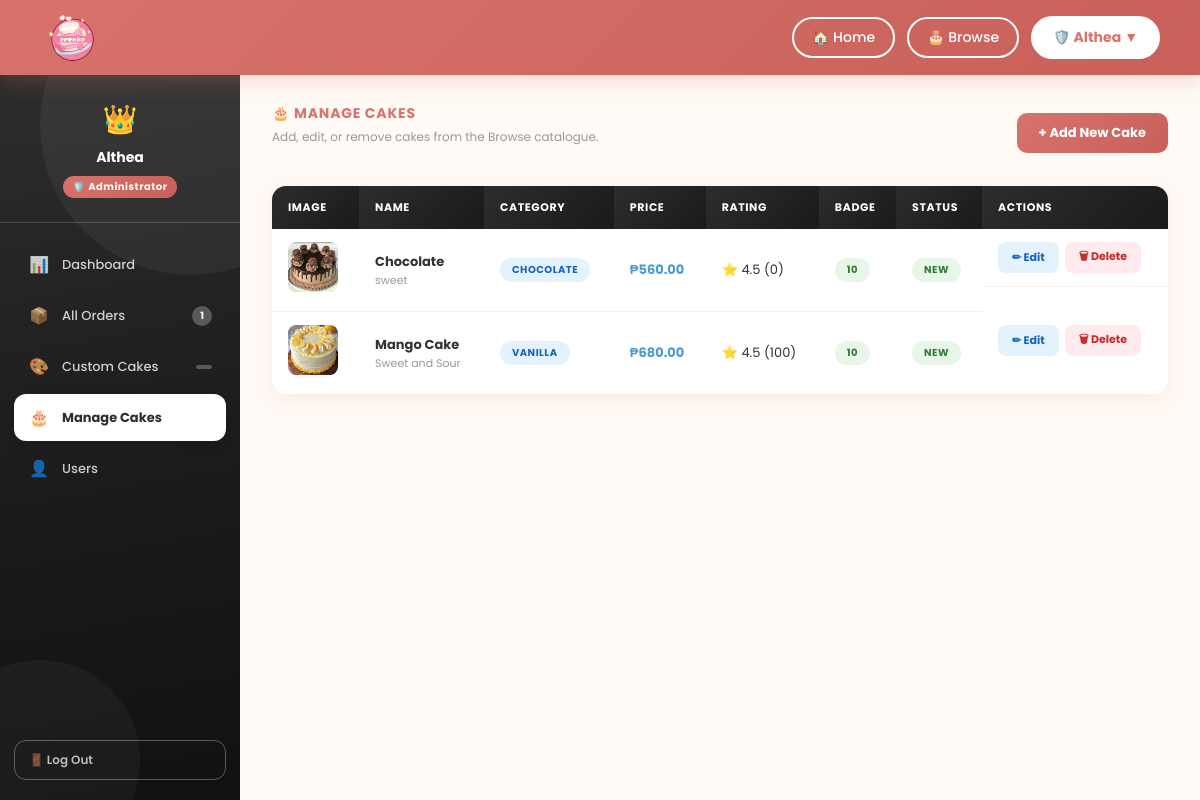
The page /admin-panel/cakes/ (signed in) on the database its author committed.
### creake/models.py (models this page shows, shortened)
class Cake(models.Model):
    CATEGORY_CHOICES = [
        ('chocolate', 'Chocolate'),
        ('vanilla', 'Vanilla'),
        ('strawberry', 'Strawberry'),
        ('redvelvet', 'Red Velvet'),
    ]
    name = models.CharField(max_length=100)
    category = models.CharField(max_length=20, choices=CATEGORY_CHOICES)
    description = models.TextField()
    price = models.DecimalField(max_digits=6, decimal_places=2)
    image = models.ImageField(upload_to='cakes/')
    badge = models.CharField(max_length=50, blank=True, null=True)
    rating = models.DecimalField(max_digits=2, decimal_places=1, default=4.5)
    review_count = models.IntegerField(default=0)
    is_new = models.BooleanField(default=False)
    created_at = models.DateTimeField(auto_now_add=True)
    class Meta:
        ordering = ['-created_at']

### creake/views.py (the view)
# urls.py: path('admin-panel/cakes/', views.admin_cakes, name='admin_cakes'),
@login_required
@user_passes_test(is_admin, login_url='creake:index')
def admin_cakes(request):
    cakes = Cake.objects.all()
    context = {
        'cakes': cakes,
        'pending_orders_count': Order.objects.filter(status='pending').count(),
        'pending_custom_count': Order.objects.filter(is_custom_cake=True, custom_status='pending').count(),
    }
    return render(request, 'creake/admin_cakes.html', context)

### creake/views.py (called while the page is built)
def is_admin(user):
    return user.is_authenticated and user.is_staff

### creake/templates/creake/admin_cakes.html (shortened to what this page needs)
{% extends 'creake/base_admin.html' %}
{% block nav_cakes %}active{% endblock %}
{% block content %}
<div style="display:flex;justify-content:space-between;align-items:center;flex-wrap:wrap;gap:12px;">
  <div>
    <div class="section-title">&#127874; Manage Cakes</div>
    <div class="section-sub">Add, edit, or remove cakes from the Browse catalogue.</div>
  </div>
  <button class="btn-primary" onclick="openAddModal()">+ Add New Cake</button>
</div>
{% if cakes %}
<table class="admin-table">
  <thead>
    <tr>
      <th>Image</th>
      <th>Name</th>
      <th>Category</th>
      <th>Price</th>
      <th>Rating</th>
      <th>Badge</th>
      <th>Status</th>
      <th>Actions</th>
    </tr>
  </thead>
  <tbody>
    {% for cake in cakes %}
    <tr>
      <td>
        {% if cake.image %}
        <img src="{{ cake.image.url }}" alt="{{ cake.name }}" style="width:50px;height:50px;object-fit:cover;border-radius:8px;">
        {% else %}
        <div style="width:50px;height:50px;background:#ffe4f6;border-radius:8px;display:flex;align-items:center;justify-content:center;font-size:20px;">&#127874;</div>
        {% endif %}
      </td>
      <td><strong>{{ cake.name }}</strong><div style="font-size:11px;color:var(--text-muted);">{{ cake.description|truncatechars:40 }}</div></td>
      <td><span class="badge badge-paid">{{ cake.get_category_display }}</span></td>
      <td><strong style="color:var(--blue-dark);">&#8369;{{ cake.price }}</strong></td>
      <td>&#11088; {{ cake.rating }} ({{ cake.review_count }})</td>
      <td>{% if cake.badge %}<span class="badge badge-approved">{{ cake.badge }}</span>{% else %}<span style="color:#ccc;">—</span>{% endif %}</td>
      <td>{% if cake.is_new %}<span class="badge badge-approved">New</span>{% else %}<span class="badge badge-pending">Regular</span>{% endif %}</td>
      <td style="display:flex;gap:6px;">
        <button onclick="openEditModal({{ cake.id }}, '{{ cake.name|escapejs }}', '{{ cake.category }}', '{{ cake.price }}', '{{ cake.description|escapejs }}', '{{ cake.badge|default:''|escapejs }}', {{ cake.rating }}, {{ cake.is_new|yesno:'true,false' }})" class="btn-action btn-edit">&#9999; Edit</button>
        <form method="post" action="{% url 'creake:admin_delete_cake' cake.id %}" onsubmit="return confirm('Delete {{ cake.name|escapejs }}?');">
          <button type="submit" class="btn-action btn-delete">&#128465; Delete</button>
        </form>
      </td>
    </tr>
    {% endfor %}
  </tbody>
</table>
{% else %}
<div class="admin-empty">
  <div class="empty-icon">&#127874;</div>
  <p>No cakes yet. Add your first cake!</p>
</div>
{% endif %}
{% endblock %}

### creake/templates/creake/base_admin.html (shortened to what this page needs)
{% load static %}
<!DOCTYPE html>
<html lang="en">
<head>
<link rel="stylesheet" href="{% static 'creake/css/dashboard.css' %}">
</head>
<body>
<header class="site-header">
  <div class="header-logo">
    <a href="{% url 'creake:index' %}">
      <img src="{% static 'creake/images/creaked.png' %}" alt="CREAKE">
    </a>
  </div>
  <nav class="header-nav">
    <a href="{% url 'creake:index' %}">&#127968; Home</a>
    <a href="{% url 'creake:index' %}#main-content">&#127874; Browse</a>
    <div class="user-dropdown-wrap">
      <button class="user-nav-btn" onclick="toggleDropdown()">
        &#128737;&#65039; {{ request.user.first_name|default:request.user.username }} &#9660;
      </button>
    </div>
  </nav>
</header>
<div class="db-page">
  <aside class="db-side">
    <div class="side-avatar">
      <div class="admin-crown">&#128081;</div>
      <h3>{{ request.user.get_full_name|default:request.user.username }}</h3>
      <div class="side-badge">&#128737;&#65039; Administrator</div>
    </div>
    <nav class="side-nav">
      <a class="nav-item {% block nav_dashboard %}{% endblock %}" href="{% url 'creake:admin_dashboard' %}">
        <span class="nav-icon">&#128202;</span> Dashboard
      </a>
      <a class="nav-item {% block nav_orders %}{% endblock %}" href="{% url 'creake:admin_orders' %}">
        <span class="nav-icon">&#128230;</span> All Orders
        <span class="nav-badge">{{ pending_orders_count|default:"" }}</span>
      </a>
      <a class="nav-item {% block nav_custom_cakes %}{% endblock %}" href="{% url 'creake:admin_custom_cakes' %}">
        <span class="nav-icon">&#127912;</span> Custom Cakes
        <span class="nav-badge">{{ pending_custom_count|default:"" }}</span>
      </a>
      <a class="nav-item {% block nav_cakes %}{% endblock %}" href="{% url 'creake:admin_cakes' %}">
        <span class="nav-icon">&#127874;</span> Manage Cakes
      </a>
      <a class="nav-item {% block nav_users %}{% endblock %}" href="{% url 'creake:admin_users' %}">
        <span class="nav-icon">&#128100;</span> Users
      </a>
    </nav>
    <div class="side-bottom">
      <form method="post" action="{% url 'creake:logout' %}" style="margin:0;">
        <button type="submit" class="side-logout">&#128682; Log Out</button>
      </form>
    </div>
  </aside>
  <main class="db-main">
    <div class="db-body">
      {% block content %}{% endblock %}
    </div>
  </main>
</div>
</body>
</html>

### creake/static/creake/css/dashboard.css (style rules this page uses)
*, *::before, *::after { margin:0; box-sizing:border-box }
html, body { width:100%; min-height:100%; overflow-x:hidden; }
body { font-family:'Poppins',sans-serif; background:#fffaf5; color:#333; }
:root { --coral:#d7736b; --coral-dark:#c9605a; --coral-light:#ffe4f6; --blue:#5fb7f9; --blue-dark:#4a9bd4; --text:#333; --text-muted:#999; --text-soft:#666; --shadow:0 6px 20px rgba(215,115,107,0.12); --shadow-hover:0 14px 40px rgba(215,115,107,0.2); --radius:16px; --radius-sm:10px; }
.site-header { position:fixed; top:0; left:0; right:0; height:75px; padding:0 40px; display:flex; justify-content:space-between; align-items:center; background:linear-gradient(135deg,#d7736b 0%,#c9605a 100%); box-shadow:0 6px 20px rgba(215,115,107,0.25); z-index:1000; }
.header-logo img { height:65px; transition:0.3s; cursor:pointer; }
.header-nav { display:flex; gap:12px; align-items:center; }
.header-nav a { background:transparent; border:2px solid white; padding:8px 18px; border-radius:25px; font-weight:500; color:white; transition:all 0.3s; font-size:14px; font-family:'Poppins',sans-serif; text-decoration:none; display:flex; align-items:center; gap:6px; }
.user-nav-btn { background:white !important; border:2px solid white !important; color:#d7736b !important; font-weight:700 !important; padding:9px 20px !important; border-radius:25px !important; cursor:pointer !important; font-size:14px !important; font-family:'Poppins',sans-serif !important; display:flex !important; align-items:center !important; gap:6px !important; }
.user-dropdown-wrap { position:relative; }
.db-page { padding-top:75px; display:flex; min-height:100vh; }
.db-side { width:240px; flex-shrink:0; background:linear-gradient(170deg,#d7736b 0%,#c9605a 60%,#b84e47 100%); display:flex; flex-direction:column; position:fixed; top:75px; left:0; bottom:0; overflow:hidden; z-index:100; }
.db-side::before { content:''; position:absolute; width:300px; height:300px; border-radius:50%; background:rgba(255,255,255,0.05); top:-100px; right:-100px; pointer-events:none; }
.db-side::after { content:''; position:absolute; width:200px; height:200px; border-radius:50%; background:rgba(255,255,255,0.04); bottom:-60px; left:-60px; pointer-events:none; }
.side-avatar { display:flex; flex-direction:column; align-items:center; padding:24px 20px; border-bottom:1px solid rgba(255,255,255,0.18); position:relative; z-index:1; }
.side-avatar h3 { color:white; font-size:14px; font-weight:700; margin-bottom:2px; }
.side-badge { background:rgba(255,255,255,0.2); color:white; font-size:10px; font-weight:700; padding:3px 10px; border-radius:20px; margin-top:6px; letter-spacing:0.5px; }
.side-nav { padding:18px 14px; flex:1; position:relative; z-index:1; }
.nav-item { display:flex; align-items:center; gap:12px; padding:11px 14px; border-radius:12px; color:rgba(255,255,255,0.78); font-size:13px; font-weight:500; transition:all 0.25s; margin-bottom:4px; text-decoration:none; }
.nav-item.active { background:white; color:var(--coral); font-weight:700; box-shadow:0 4px 14px rgba(0,0,0,0.12); }
.nav-icon { font-size:16px; width:22px; text-align:center; }
.nav-badge { margin-left:auto; background:rgba(255,255,255,0.25); color:white; font-size:10px; font-weight:700; padding:2px 8px; border-radius:20px; }
.side-bottom { padding:0 14px 20px; position:relative; z-index:1; }
.side-logout { width:100%; padding:10px 14px; border:1.5px solid rgba(255,255,255,0.3); border-radius:12px; color:rgba(255,255,255,0.7); font-size:12px; font-weight:600; cursor:pointer; background:transparent; transition:all 0.2s; display:flex; align-items:center; gap:8px; font-family:'Poppins',sans-serif; }
.db-main { flex:1; margin-left:240px; }
.db-body { padding:28px 32px; display:flex; flex-direction:column; gap:24px; }
.section-title { font-size:14px; font-weight:700; color:var(--coral); text-transform:uppercase; letter-spacing:0.8px; margin-bottom:4px; }
.section-sub { font-size:12px; color:var(--text-muted); margin-bottom:16px; }

### rows shown on the page
Cake: image (picture), name "Chocolate", description "sweet", category "CHOCOLATE", price "560.00", rating "4.5", review_count "0", badge "10", is_new "NEW"
Cake: image (picture), name "Mango Cake", description "Sweet and Sour", category "VANILLA", price "680.00", rating "4.5", review_count "100", badge "10", is_new "NEW"

### other values the page prints
{{ request.user.first_name|default:request.user.username }} "Althea"
{{ request.user.get_full_name|default:request.user.username }} "Althea"
{{ pending_orders_count|default:"" }} "1"
